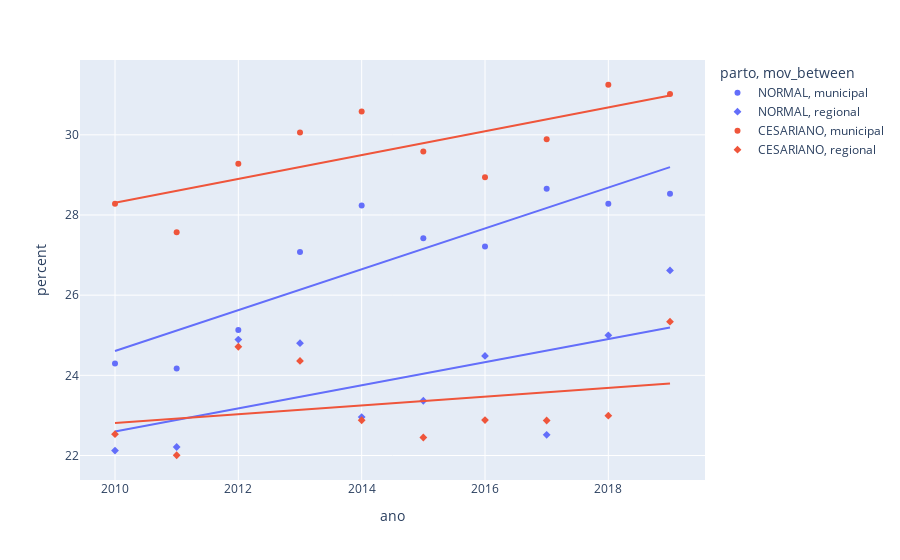

Notebook source saved alongside this figure:
### Code cell
df
fig = plot(df)
fig.show()

### Figure 1 — Plotly figure (JSON) as saved in the notebook; plotly's stock layout.template omitted (floating-point values rounded to 4 significant figures)
{"data": [{"hovertemplate": "parto=NORMAL<br>mov_between=municipal<br>ano=%{x}<br>percent=%{y}<extra></extra>", "legendgroup": "NORMAL, municipal", "marker": {"color": "#636efa", "symbol": "circle"}, "mode": "markers", "name": "NORMAL, municipal", "orientation": "v", "showlegend": true, "type": "scatter", "x": [2010, 2011, 2012, 2013, 2014, 2015, 2016, 2017, 2018, 2019], "xaxis": "x", "y": [24.29, 24.17, 25.13, 27.08, 28.24, 27.42, 27.22, 28.66, 28.28, 28.53], "yaxis": "y"}, {"hovertemplate": "<b>OLS trendline</b><br>percent = 0.509885 * ano + -1000.26<br>R<sup>2</sup>=0.787646<br><br>parto=NORMAL<br>mov_between=municipal<br>ano=%{x}<br>percent=%{y} <b>(trend)</b><extra></extra>", "legendgroup": "NORMAL, municipal", "marker": {"color": "#636efa", "symbol": "circle"}, "mode": "lines", "name": "NORMAL, municipal", "showlegend": false, "type": "scatter", "x": [2010, 2011, 2012, 2013, 2014, 2015, 2016, 2017, 2018, 2019], "xaxis": "x", "y": [24.61, 25.12, 25.63, 26.14, 26.65, 27.16, 27.67, 28.18, 28.69, 29.2], "yaxis": "y"}, {"hovertemplate": "parto=NORMAL<br>mov_between=regional<br>ano=%{x}<br>percent=%{y}<extra></extra>", "legendgroup": "NORMAL, regional", "marker": {"color": "#636efa", "symbol": "diamond"}, "mode": "markers", "name": "NORMAL, regional", "orientation": "v", "showlegend": true, "type": "scatter", "x": [2010, 2011, 2012, 2013, 2014, 2015, 2016, 2017, 2018, 2019], "xaxis": "x", "y": [22.12, 22.21, 24.89, 24.8, 22.96, 23.37, 24.48, 22.52, 25.0, 26.62], "yaxis": "y"}, {"hovertemplate": "<b>OLS trendline</b><br>percent = 0.287995 * ano + -556.269<br>R<sup>2</sup>=0.345212<br><br>parto=NORMAL<br>mov_between=regional<br>ano=%{x}<br>percent=%{y} <b>(trend)</b><extra></extra>", "legendgroup": "NORMAL, regional", "marker": {"color": "#636efa", "symbol": "diamond"}, "mode": "lines", "name": "NORMAL, regional", "showlegend": false, "type": "scatter", "x": [2010, 2011, 2012, 2013, 2014, 2015, 2016, 2017, 2018, 2019], "xaxis": "x", "y": [22.6, 22.89, 23.18, 23.47, 23.75, 24.04, 24.33, 24.62, 24.91, 25.19], "yaxis": "y"}, {"hovertemplate": "parto=CESARIANO<br>mov_between=municipal<br>ano=%{x}<br>percent=%{y}<extra></extra>", "legendgroup": "CESARIANO, municipal", "marker": {"color": "#EF553B", "symbol": "circle"}, "mode": "markers", "name": "CESARIANO, municipal", "orientation": "v", "showlegend": true, "type": "scatter", "x": [2010, 2011, 2012, 2013, 2014, 2015, 2016, 2017, 2018, 2019], "xaxis": "x", "y": [28.28, 27.57, 29.28, 30.06, 30.58, 29.58, 28.94, 29.89, 31.25, 31.02], "yaxis": "y"}, {"hovertemplate": "<b>OLS trendline</b><br>percent = 0.297477 * ano + -569.622<br>R<sup>2</sup>=0.589480<br><br>parto=CESARIANO<br>mov_between=municipal<br>ano=%{x}<br>percent=%{y} <b>(trend)</b><extra></extra>", "legendgroup": "CESARIANO, municipal", "marker": {"color": "#EF553B", "symbol": "circle"}, "mode": "lines", "name": "CESARIANO, municipal", "showlegend": false, "type": "scatter", "x": [2010, 2011, 2012, 2013, 2014, 2015, 2016, 2017, 2018, 2019], "xaxis": "x", "y": [28.31, 28.6, 28.9, 29.2, 29.5, 29.79, 30.09, 30.39, 30.69, 30.98], "yaxis": "y"}, {"hovertemplate": "parto=CESARIANO<br>mov_between=regional<br>ano=%{x}<br>percent=%{y}<extra></extra>", "legendgroup": "CESARIANO, regional", "marker": {"color": "#EF553B", "symbol": "diamond"}, "mode": "markers", "name": "CESARIANO, regional", "orientation": "v", "showlegend": true, "type": "scatter", "x": [2010, 2011, 2012, 2013, 2014, 2015, 2016, 2017, 2018, 2019], "xaxis": "x", "y": [22.53, 22.01, 24.71, 24.36, 22.88, 22.45, 22.89, 22.87, 22.99, 25.34], "yaxis": "y"}, {"hovertemplate": "<b>OLS trendline</b><br>percent = 0.109798 * ano + -197.884<br>R<sup>2</sup>=0.091354<br><br>parto=CESARIANO<br>mov_between=regional<br>ano=%{x}<br>percent=%{y} <b>(trend)</b><extra></extra>", "legendgroup": "CESARIANO, regional", "marker": {"color": "#EF553B", "symbol": "diamond"}, "mode": "lines", "name": "CESARIANO, regional", "showlegend": false, "type": "scatter", "x": [2010, 2011, 2012, 2013, 2014, 2015, 2016, 2017, 2018, 2019], "xaxis": "x", "y": [22.81, 22.92, 23.03, 23.14, 23.25, 23.36, 23.47, 23.58, 23.69, 23.8], "yaxis": "y"}], "layout": {"legend": {"title": {"text": "parto, mov_between"}, "tracegroupgap": 0}, "margin": {"t": 60}, "xaxis": {"anchor": "y", "domain": [0, 1], "title": {"text": "ano"}}, "yaxis": {"anchor": "x", "domain": [0, 1], "title": {"text": "percent"}}}}
